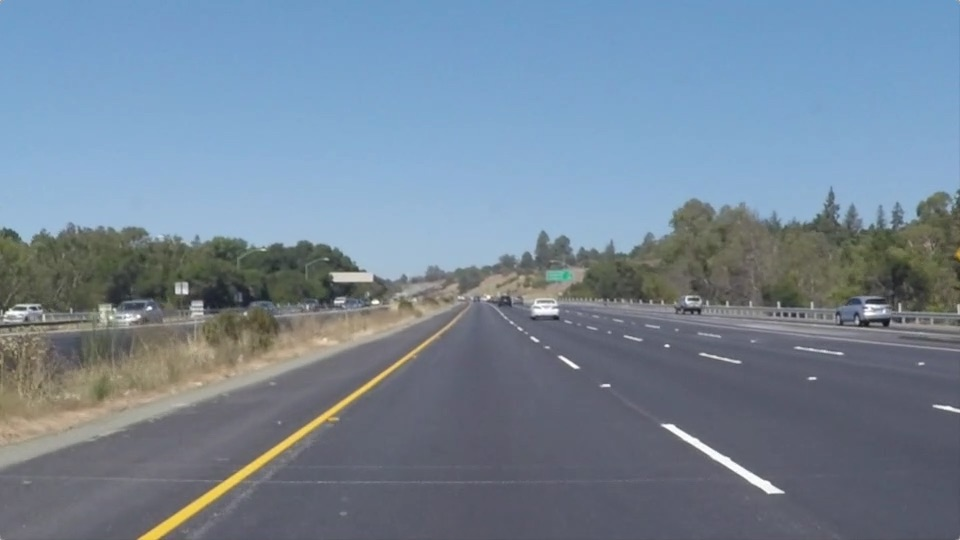
#> input picture test_images/solidYellowLeft.jpg, 960 x 540 px
$ jupyter execute --allow-errors P1.ipynb   (shell and % lines are left out)
#> lines starting #> are read from the running program, lines starting #| are printed output that depends on the picture; after the words box and inside, x2 and y2 are one past the last pixel; in counts of white or black regions, pixels touching at a corner belong together
# Self-Driving Car Engineer Nanodegree

## Project: **Finding Lane Lines on the Road**
***
In this project, you will use the tools you learned about in the lesson to identify lane lines on the road.  You can develop your pipeline on a series of individual images, and later apply the result to a video stream (really just a series of images). Check out the video clip "raw-lines-example.mp4" (also contained in this repository) to see what the output should look like after using the helper functions below.

Once you have a result that looks roughly like "raw-lines-example.mp4", you'll need to get creative and try to average and/or extrapolate the line segments you've detected to map out the full extent of the lane lines.  You can see an example of the result you're going for in the video "P1_example.mp4".  Ultimately, you would like to draw just one line for the left side of the lane, and one for the right.

In addition to implementing code, there is a brief writeup to complete. The writeup should be completed in a separate file, which can be either a markdown file or a pdf document. There is a [write up template](https://github.com/udacity/CarND-LaneLines-P1/blob/master/writeup_template.md) that can be used to guide the writing process. Completing both the code in the Ipython notebook and the writeup template will cover all of the [rubric points](https://review.udacity.com/#!/rubrics/322/view) for this project.

---
Let's have a look at our first image called 'test_images/solidWhiteRight.jpg'.  Run the 2 cells below (hit Shift-Enter or the "play" button above) to display the image.

**Note: If, at any point, you encounter frozen display windows or other confounding issues, you can always start again with a clean slate by going to the "Kernel" menu above and selecting "Restart & Clear Output".**

---

**The tools you have are color selection, region of interest selection, grayscaling, Gaussian smoothing, Canny Edge Detection and Hough Tranform line detection.  You  are also free to explore and try other techniques that were not presented in the lesson.  Your goal is piece together a pipeline to detect the line segments in the image, then average/extrapolate them and draw them onto the image for display (as below).  Once you have a working pipeline, try it out on the video stream below.**

---

<figure>

 <figcaption>
 <p></p>
 <p style="text-align: center;"> Your output should look something like this (above) after detecting line segments using the helper functions below </p>
 </figcaption>
</figure>
 <p></p>
<figure>

 <figcaption>
 <p></p>
 <p style="text-align: center;"> Your goal is to connect/average/extrapolate line segments to get output like this</p>
 </figcaption>
</figure>

**Run the cell below to import some packages.  If you get an `import error` for a package you've already installed, try changing your kernel (select the Kernel menu above --> Change Kernel).  Still have problems?  Try relaunching Jupyter Notebook from the terminal prompt.  Also, consult the forums for more troubleshooting tips.**

## Import Packages

[cell 1]
#importing some useful packages
import matplotlib.pyplot as plt
import matplotlib.image as mpimg
import numpy as np
import cv2

## Read in an Image

[cell 2]
#reading in an image
def read_image(path):
    image = mpimg.imread(path)
    return image
image = mpimg.imread('test_images/solidYellowLeft.jpg')
#> image is the input picture: shape (540, 960, 3); mean R, G, B 116.5, 133.6, 150.8
#image = mpimg.imread('actframe159.jpg')
#printing out some stats and plotting
print('This image is:', type(image), 'with dimensions:', image.shape)
#| This image is: <class 'numpy.ndarray'> with dimensions: (540, 960, 3)
plt.imshow(image)  # if you wanted to show a single color channel image called 'gray', for example, call as plt.imshow(gray, cmap='gray')

## Ideas for Lane Detection Pipeline

**Some OpenCV functions (beyond those introduced in the lesson) that might be useful for this project are:**

`cv2.inRange()` for color selection
`cv2.fillPoly()` for regions selection
`cv2.line()` to draw lines on an image given endpoints
`cv2.addWeighted()` to coadd / overlay two images
`cv2.cvtColor()` to grayscale or change color
`cv2.imwrite()` to output images to file
`cv2.bitwise_and()` to apply a mask to an image

**Check out the OpenCV documentation to learn about these and discover even more awesome functionality!**

## Helper Functions

Below are some helper functions to help get you started. They should look familiar from the lesson!

[cell 3]
import math

def grayscale(img):
    """Applies the Grayscale transform
    This will return an image with only one color channel
    but NOTE: to see the returned image as grayscale
    (assuming your grayscaled image is called 'gray')
    you should call plt.imshow(gray, cmap='gray')"""
    return cv2.cvtColor(img, cv2.COLOR_RGB2GRAY)
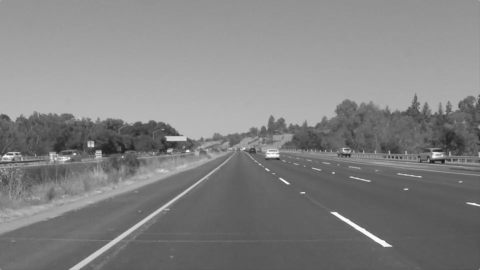
#> returned value: shape (540, 960) (shown at 1/2 size); min 19, max 255, mean 130.4
    # Or use BGR2GRAY if you read an image with cv2.imread()
    # return cv2.cvtColor(img, cv2.COLOR_BGR2GRAY)

def canny(img, low_threshold, high_threshold):
    """Applies the Canny transform"""
    return cv2.Canny(img, low_threshold, high_threshold)

def gaussian_blur(img, kernel_size):
    """Applies a Gaussian Noise kernel"""
    return cv2.GaussianBlur(img, (kernel_size, kernel_size), 0)

# [24 lines left out: function region_of_interest, not called in this run]


def draw_lines(img, lines, color=[255, 0, 0], thickness=2):
    """
    NOTE: this is the function you might want to use as a starting point once you want to
    average/extrapolate the line segments you detect to map out the full
    extent of the lane (going from the result shown in raw-lines-example.mp4
    to that shown in P1_example.mp4).

    Think about things like separating line segments by their
    slope ((y2-y1)/(x2-x1)) to decide which segments are part of the left
    line vs. the right line.  Then, you can average the position of each of
    the lines and extrapolate to the top and bottom of the lane.

    This function draws `lines` with `color` and `thickness`.
    Lines are drawn on the image inplace (mutates the image).
    If you want to make the lines semi-transparent, think about combining
    this function with the weighted_img() function below
    """
    for line in lines:
        for x1,y1,x2,y2 in line:
            cv2.line(img, (x1, y1), (x2, y2), color, thickness)

def hough_lines(img, rho, theta, threshold, min_line_len, max_line_gap):
    """
    `img` should be the output of a Canny transform.

    Returns an image with hough lines drawn.
    """
    lines = cv2.HoughLinesP(img, rho, theta, threshold, np.array([]), minLineLength=min_line_len, maxLineGap=max_line_gap)
    line_img = np.zeros((img.shape[0], img.shape[1], 3), dtype=np.uint8)
    draw_lines(line_img, lines)
    return line_img

# Python 3 has support for cool math symbols.

# [13 lines left out: function weighted_img, not called in this run]

## Test Images

Build your pipeline to work on the images in the directory "test_images"
**You should make sure your pipeline works well on these images before you try the videos.**

[cell 4]
import os
os.listdir("test_images/")

## Build a Lane Finding Pipeline

Build the pipeline and run your solution on all test_images. Make copies into the `test_images_output` directory, and you can use the images in your writeup report.

Try tuning the various parameters, especially the low and high Canny thresholds as well as the Hough lines parameters.

[cell 5]
from sklearn import linear_model
img_gray = grayscale(image)
img_hsv=cv2.cvtColor(image,cv2.COLOR_RGB2HSV)
#> img_hsv: shape (540, 960, 3); mean H, S, V 94.7, 61.6, 155
img_gray=cv2.equalizeHist(img_gray)
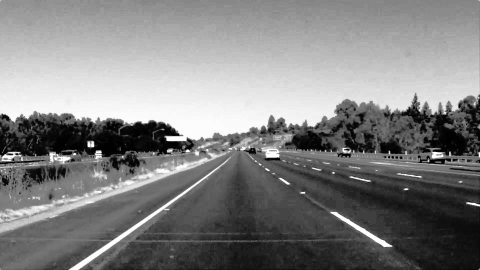
#> img_gray: shape (540, 960) (shown at 1/2 size); min 0, max 255, mean 129.2
# [4 lines of commented-out code are left out]
lower_white = np.array([0,0,200], dtype=np.uint8)
upper_white = np.array([255,30,255], dtype=np.uint8)
lower_yellow = np.array([20, 100, 100], dtype = "uint8")
upper_yellow = np.array([30, 255, 255], dtype="uint8")
#     lower_yellow = np.array([20, 100, 100], dtype = "uint8")
#     upper_yellow = np.array([30, 255, 255], dtype="uint8")
kernel = np.ones((6,6),np.uint8)
kernel2 = np.ones((3,3),np.uint8)
#     lower_white = np.array([0, 0,200], dtype = "uint8")
#     upper_white = np.array([0, 0, 255], dtype="uint8")
#creating the masks
mask_yellow = cv2.inRange(img_hsv, lower_yellow, upper_yellow)
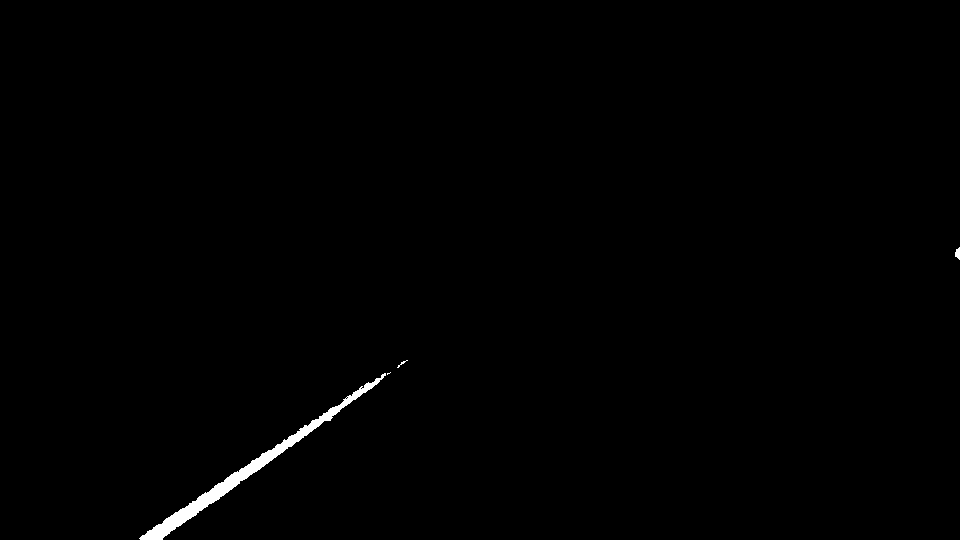
#> mask_yellow: shape (540, 960); 0.56% white; 4 white regions (1 under 20 px), largest, box (x1, y1, x2, y2) and area: (139, 373, 386, 540) 2830, (955, 247, 960, 260) 46, (397, 360, 408, 368) 20
mask_white = cv2.inRange(img_hsv, lower_white, upper_white)
#> mask_white: shape (540, 960); 0.46% white; 52 white regions (39 under 20 px), largest, box (x1, y1, x2, y2) and area: (662, 424, 784, 494) 937, (333, 272, 373, 281) 312, (533, 298, 558, 315) 255
#mask_white=cv2.morphologyEx(mask_white,cv2.MORPH_OPEN,kernel2)
# mask_yellow = gaussian_blur(mask_yellow,3)
# mask_white=gaussian_blur(mask_white,3)
mask_trap=np.zeros_like(img_gray)
points = np.array([[int(image.shape[1]/3),int(image.shape[0])-int(image.shape[0]/3)],[image.shape[1]-int(image.shape[1]/3),int(image.shape[0])-int(image.shape[0]/3)], [image.shape[1]-int(image.shape[1]/10),int(image.shape[0])-int(image.shape[0]/15)],[int(image.shape[1]/10),int(image.shape[0])-int(image.shape[0]/15)] ], np.int32)
cv2.fillPoly(mask_trap,[points],255)
#> mask_trap: shape (540, 960); 15.3% white; 1 white region, box (x1, y1, x2, y2) and area: (96, 360, 865, 505) 79105
blur=cv2.bitwise_and(mask_white,mask_trap)
#> blur: shape (540, 960); 0.19% white; 3 white regions (1 under 20 px), largest, box (x1, y1, x2, y2) and area: (662, 424, 784, 494) 937, (564, 360, 579, 368) 44
blur2 = cv2.bitwise_and(mask_yellow,mask_trap)
#> blur2: shape (540, 960); 0.39% white; 3 white regions (1 under 20 px), largest, box (x1, y1, x2, y2) and area: (189, 373, 386, 505) 2016, (397, 360, 408, 368) 20
blur = cv2.bitwise_or(blur,blur2)
#> blur: shape (540, 960); 0.59% white; 6 white regions (2 under 20 px), largest, box (x1, y1, x2, y2) and area: (189, 373, 386, 505) 2016, (662, 424, 784, 494) 937, (564, 360, 579, 368) 44, (397, 360, 408, 368) 20
edges=cv2.Canny(blur,800,900)
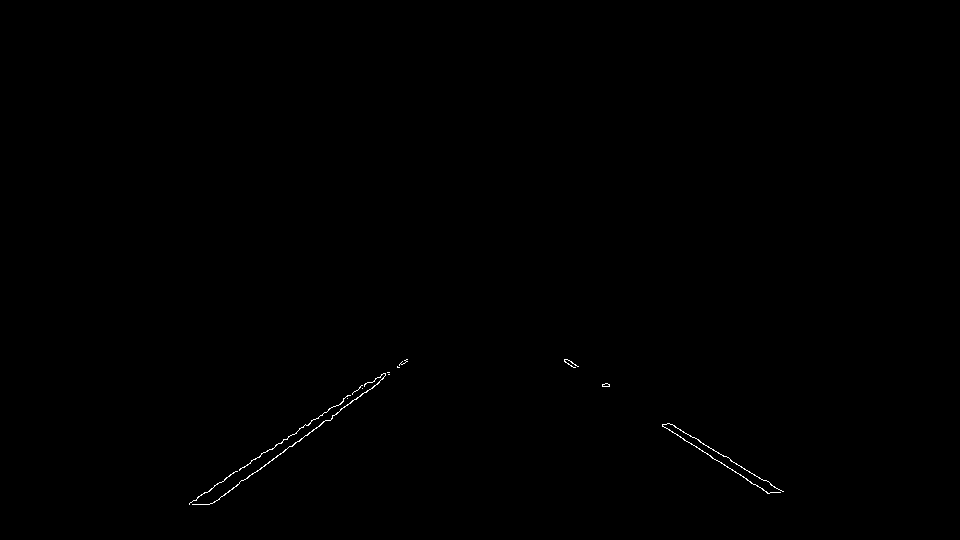
#> edges: shape (540, 960); 0.17% white in thin lines or dots, all inside (x1, y1, x2, y2) = (189, 359, 784, 505)
rho = 2 # distance resolution in pixels of the Hough grid
theta = np.pi/180 # angular resolution in radians of the Hough grid
threshold = 30     # minimum number of votes (intersections in Hough grid cell)
min_line_len = 40 #minimum number of pixels making up a line 40
max_line_gap = 100    # maximum gap in pixels between connectable line segments
lines_img = hough_lines(edges, rho, theta, threshold, min_line_len, max_line_gap)
#> in hough_lines, `lines = cv2.HoughLinesP(img, rho, theta, threshold, np.array([]), minL..`: lines = [[211, 503, 407, 361], [189, 503, 368, 382], [189, 504, 383, 373], [564, 361, 767, 493], [564, 360, 783, 491], [564, 359, 762, 488], [605, 383, 768, 493], [340, 404, 402, 361], [257, 471, 406, 359]]
#> the loop in draw_lines, `for line in lines:` made 9 passes
lines = cv2.HoughLinesP(edges, rho, theta, threshold, np.array([]), minLineLength=min_line_len, maxLineGap=max_line_gap)
x,y = [],[]
for line in lines:
    for x1,y1,x2,y2 in line:
        x.append(x1)
        x.append(x2)
        y.append(y1)
        y.append(y2)
#> this loop made 9 passes
#> after the loop, x = [211, 407, 189, 368, 189, 383, 564, 767, 564, 783, 564, 762, 605, 768, 340, 402, 257, 406]; y = [503, 361, 503, 382, 504, 373, 361, 493, 360, 491, 359, 488, 383, 493, 404, 361, 471, 359]
# [5 lines of commented-out code are left out]
X = np.array(list(zip(x, y)))
#> X = 18 rows, first 8: [211, 503], [407, 361], [189, 503], [368, 382], [189, 504], [383, 373], [564, 361], [767, 493]
print(X.shape)
#| (18, 2)
from sklearn.cluster import KMeans
kmeans = KMeans(n_clusters=2,max_iter = 600)
#kmeans = DBSCAN(eps=0.3, min_samples=10)
kmeans = kmeans.fit(X)
#kmeans.labels_
labels = kmeans.predict(X)
#> labels = 18 values, max 1 at index 0, min 0 at index 7, mean 0.722
print(X[{i: np.where(kmeans.labels_ == i)[0] for i in range(kmeans.n_clusters)}[1]])
#| [[211 503]
#|  [407 361]
#|  [189 503]
#|  [368 382]
#|  [189 504]
#|  [383 373]
#> (further printed lines are left out)
# [6 lines of commented-out code are left out]
pts = list(range(0,image.shape[1]))
#plt.scatter(x=X[:,0], y=X[:,1], c='r', s=40)
from sklearn.linear_model import LinearRegression
lm = linear_model.RANSACRegressor()
lm2 = linear_model.RANSACRegressor()
lm.fit(np.array(X[{i: np.where(kmeans.labels_ == i)[0] for i in range(kmeans.n_clusters)}[0]][:,0]).reshape((-1,1)),np.array(X[{i: np.where(kmeans.labels_ == i)[0] for i in range(kmeans.n_clusters)}[0]][:,1]).reshape((-1,1)))
lm2.fit(np.array(X[{i: np.where(kmeans.labels_ == i)[0] for i in range(kmeans.n_clusters)}[1]][:,0]).reshape((-1,1)),np.array(X[{i: np.where(kmeans.labels_ == i)[0] for i in range(kmeans.n_clusters)}[1]][:,1]).reshape((-1,1)))
# plt.plot(np.array(pts).reshape((-1,1)), lm.predict(np.array(pts).reshape((-1,1))), color = 'blue')
# plt.plot(np.array(pts).reshape((-1,1)), lm2.predict(np.array(pts).reshape((-1,1))), color = 'red')
#hough_rgb_image = cv2.cvtColor(lines_img, cv2.COLOR_GRAY2BGR)
import math
#> (the rest of this cell did not finish here and is left out)

[cell 6]
from sklearn.cluster import DBSCAN
img_gray = grayscale(image)
img_hsv=cv2.cvtColor(image,cv2.COLOR_RGB2HSV)
img_gray=cv2.equalizeHist(img_gray)
# [4 lines of commented-out code are left out]
lower_white = np.array([0,0,200], dtype=np.uint8)
upper_white = np.array([255,30,255], dtype=np.uint8)
lower_yellow = np.array([20, 100, 100], dtype = "uint8")
upper_yellow = np.array([30, 255, 255], dtype="uint8")
#     lower_yellow = np.array([20, 100, 100], dtype = "uint8")
#     upper_yellow = np.array([30, 255, 255], dtype="uint8")
kernel = np.ones((6,6),np.uint8)
kernel2 = np.ones((3,3),np.uint8)
#     lower_white = np.array([0, 0,200], dtype = "uint8")
#     upper_white = np.array([0, 0, 255], dtype="uint8")
#creating the masks
mask_yellow = cv2.inRange(img_hsv, lower_yellow, upper_yellow)
mask_white = cv2.inRange(img_hsv, lower_white, upper_white)
#mask_white=cv2.morphologyEx(mask_white,cv2.MORPH_OPEN,kernel2)
#mask_white=gaussian_blur(mask_white,3)
mask_trap=np.zeros_like(img_gray)
points = np.array([[int(image.shape[1]/3),int(image.shape[0])-int(image.shape[0]/3)],[image.shape[1]-int(image.shape[1]/3),int(image.shape[0])-int(image.shape[0]/3)], [image.shape[1]-int(image.shape[1]/10),int(image.shape[0])-int(image.shape[0]/15)],[int(image.shape[1]/10),int(image.shape[0])-int(image.shape[0]/15)] ], np.int32)
cv2.fillPoly(mask_trap,[points],255)
blur=cv2.bitwise_and(mask_white,mask_trap)
blur2 = cv2.bitwise_and(mask_yellow,mask_trap)
blur = cv2.bitwise_or(blur,blur2)
edges=cv2.Canny(blur,800,900)
rho = 2 # distance resolution in pixels of the Hough grid
theta = np.pi/180 # angular resolution in radians of the Hough grid
threshold = 30     # minimum number of votes (intersections in Hough grid cell)
min_line_len = 10 #minimum number of pixels making up a line 40
max_line_gap = 100    # maximum gap in pixels between connectable line segments
lines_img = hough_lines(edges, rho, theta, threshold, min_line_len, max_line_gap)
#> the loop in draw_lines (call 2), `for line in lines:` made 9 passes
lines = cv2.HoughLinesP(edges, rho, theta, threshold, np.array([]), minLineLength=min_line_len, maxLineGap=max_line_gap)
x,y = [],[]
for line in lines:
    for x1,y1,x2,y2 in line:
        x.append(x1)
        x.append(x2)
        y.append(y1)
        y.append(y2)
X = np.array(list(zip(x, y)))
print(X.shape)
#| (18, 2)
from sklearn.cluster import KMeans
kmeans = KMeans(n_clusters=2,max_iter = 600)
#kmeans = DBSCAN(eps=0.3, min_samples=10)
kmeans = kmeans.fit(X)
#kmeans.labels_
labels = kmeans.predict(X)
#> labels = 18 values, max 1 at index 7, min 0 at index 0, mean 0.278
print(X[{i: np.where(kmeans.labels_ == i)[0] for i in range(kmeans.n_clusters)}[1]])
#| [[767 493]
#|  [783 491]
#|  [762 488]
#|  [605 383]
#|  [768 493]]
#print(np.array(X[{i: np.where(kmeans.labels_ == i)[0] for i in range(kmeans.n_clusters)}[0]])[:,0])
plt.scatter(x=X[{i: np.where(kmeans.labels_ == i)[0] for i in range(kmeans.n_clusters)}[1]][:,0], y=X[{i: np.where(kmeans.labels_ == i)[0] for i in range(kmeans.n_clusters)}[1]][:,1], c='r', s=40)
#plt.scatter(x=[0], y=[100], c='r', s=40)
pts = list(range(0,image.shape[1]))
#plt.scatter(x=X[:,0], y=X[:,1], c='r', s=40)
from sklearn.linear_model import LinearRegression
lm = LinearRegression()
lm2 = LinearRegression()
lm.fit(np.array(X[{i: np.where(kmeans.labels_ == i)[0] for i in range(kmeans.n_clusters)}[0]][:,0]).reshape((-1,1)),np.array(X[{i: np.where(kmeans.labels_ == i)[0] for i in range(kmeans.n_clusters)}[0]][:,1]).reshape((-1,1)))
lm2.fit(np.array(X[{i: np.where(kmeans.labels_ == i)[0] for i in range(kmeans.n_clusters)}[1]][:,0]).reshape((-1,1)),np.array(X[{i: np.where(kmeans.labels_ == i)[0] for i in range(kmeans.n_clusters)}[1]][:,1]).reshape((-1,1)))
# plt.plot(np.array(pts).reshape((-1,1)), lm.predict(np.array(pts).reshape((-1,1))), color = 'blue')
# plt.plot(np.array(pts).reshape((-1,1)), lm2.predict(np.array(pts).reshape((-1,1))), color = 'red')
#hough_rgb_image = cv2.cvtColor(lines_img, cv2.COLOR_GRAY2BGR)
import math
#> (the rest of this cell did not finish here and is left out)

[cell 7]
img_gray = grayscale(image)
img_hsv=cv2.cvtColor(image,cv2.COLOR_RGB2HSV)
img_gray=cv2.equalizeHist(img_gray)
a=cv2.bitwise_and(image[:,:,0],image[:,:,1])
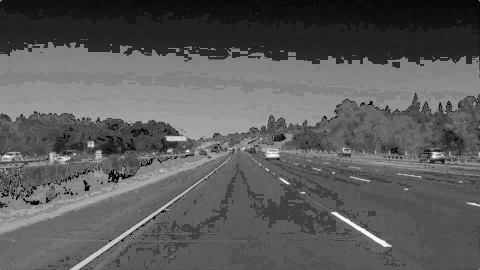
#> a: shape (540, 960) (shown at 1/2 size); min 0, max 255, mean 91.7
c=cv2.bitwise_and(a,image[:,:,2])
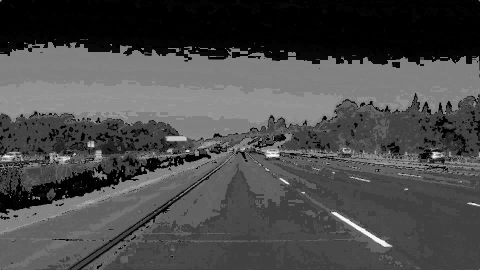
#> c: shape (540, 960) (shown at 1/2 size); min 0, max 255, mean 74.7
c_hsv=cv2.cvtColor(c,cv2.COLOR_GRAY2BGR)
c_hsv=cv2.cvtColor(c_hsv,cv2.COLOR_BGR2HSV)
#> c_hsv: shape (540, 960, 3); mean H, S, V 0, 0, 74.7
lower_yellow = np.array([20, 100, 100], dtype = "uint8")
upper_yellow = np.array([30, 255, 255], dtype="uint8")
kernel = np.ones((6,6),np.uint8)
kernel2 = np.ones((3,3),np.uint8)
lower_white = np.array([0, 0,200], dtype = "uint8")
upper_white = np.array([0, 0, 255], dtype="uint8")
#creating the masks
mask_yellow = cv2.inRange(img_hsv, lower_yellow, upper_yellow)
mask_white = cv2.inRange(c_hsv, lower_white, upper_white)
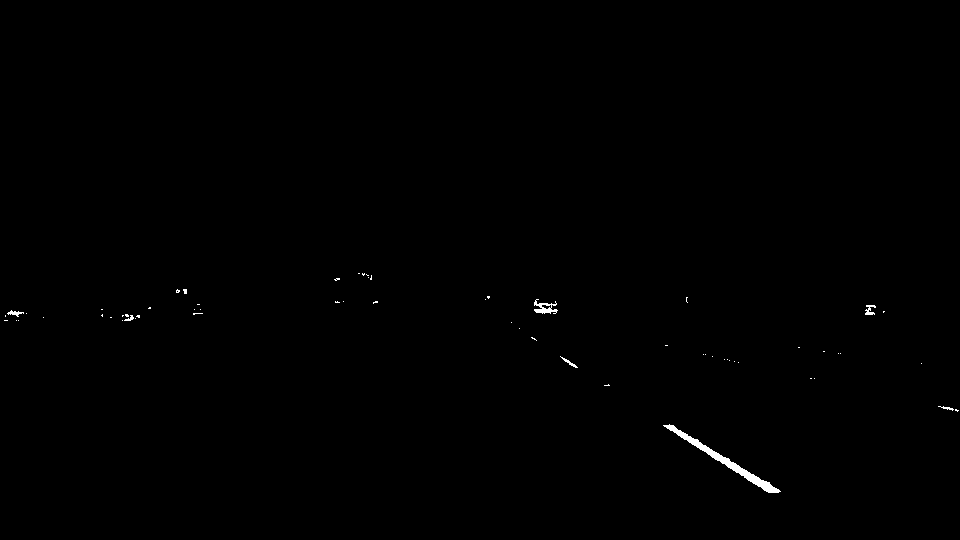
#> mask_white: shape (540, 960); 0.28% white; 62 white regions (55 under 20 px), largest, box (x1, y1, x2, y2) and area: (663, 424, 781, 493) 866, (534, 299, 558, 314) 169, (865, 305, 876, 315) 63
#mask_white=cv2.morphologyEx(mask_white,cv2.MORPH_OPEN,kernel2)
#mask_white=gaussian_blur(mask_white,3)
mask_trap=np.zeros_like(img_gray)
points = np.array([[int(image.shape[1]/3),int(image.shape[0])-int(image.shape[0]/3)],[image.shape[1]-int(image.shape[1]/3),int(image.shape[0])-int(image.shape[0]/3)], [image.shape[1]-int(image.shape[1]/10),int(image.shape[0])-int(image.shape[0]/15)],[int(image.shape[1]/10),int(image.shape[0])-int(image.shape[0]/15)] ], np.int32)
cv2.fillPoly(mask_trap,[points],255)
blur=cv2.bitwise_and(mask_white,mask_trap)
#> blur: shape (540, 960); 0.18% white; 3 white regions (1 under 20 px), largest, box (x1, y1, x2, y2) and area: (663, 424, 781, 493) 866, (564, 360, 578, 368) 36
blur2 = cv2.bitwise_and(mask_yellow,mask_trap)
blur = cv2.bitwise_or(blur,blur2)
#> blur: shape (540, 960); 0.57% white; 6 white regions (2 under 20 px), largest, box (x1, y1, x2, y2) and area: (189, 373, 386, 505) 2016, (663, 424, 781, 493) 866, (564, 360, 578, 368) 36, (397, 360, 408, 368) 20
#> (the rest of the program and of its run is left out)
